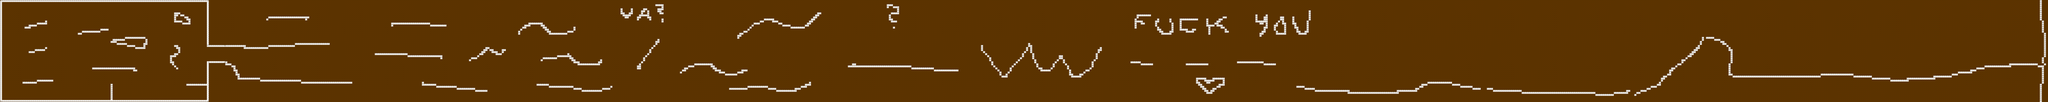

Below is a game level as drawn by its tile map, then a one-line description and the .tmx that defines it (tile-layer data replaced by summaries):
An orthogonal 1000x50 tile map with 16x16 px tiles, 3 tile layers (background, texture, environment).

<map version="1.0" orientation="orthogonal" width="1000" height="50" tilewidth="16" tileheight="16">
 <properties>
  <property name="name" value="The Worst Ever" />
  <property name="spawns" value="6000,50,7800,50,9600,50" />
 </properties>
 <tileset firstgid="1" name="Tiles" tilewidth="16" tileheight="16">
  <image source="textures/tileset.png" width="320" height="320" />
 </tileset>
 <layer name="background" width="1000" height="50">
  <data>[50000 cells, 50000 non-empty, 1 distinct tile ids]</data>
 </layer>
 <layer name="texture" width="1000" height="50">
  <data>[50000 cells, 0 non-empty, 0 distinct tile ids]</data>
 </layer>
 <layer name="environment" width="1000" height="50">
  <data>[50000 cells, 1915 non-empty, 8 distinct tile ids]</data>
 </layer>
</map>